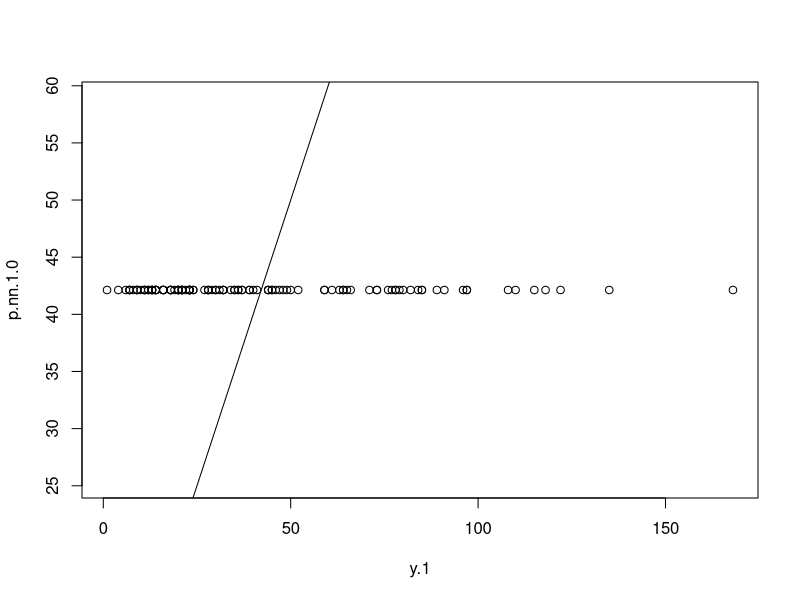
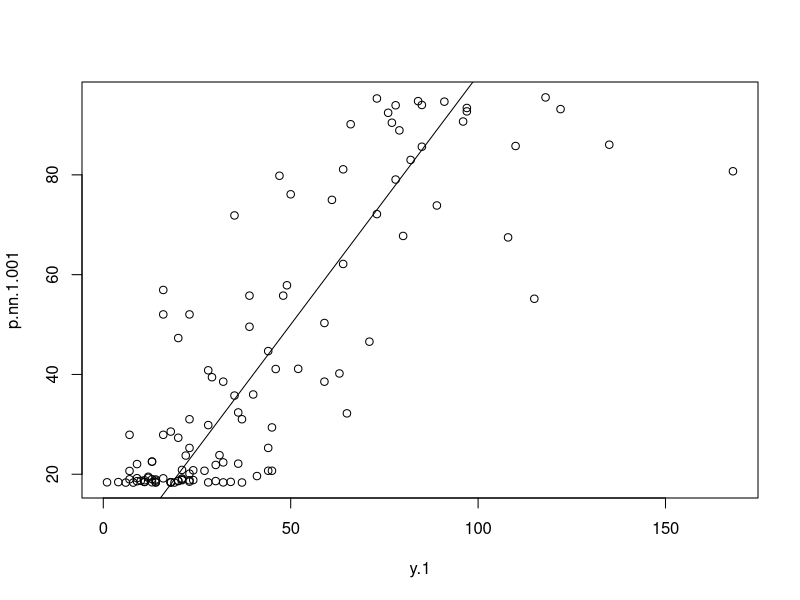
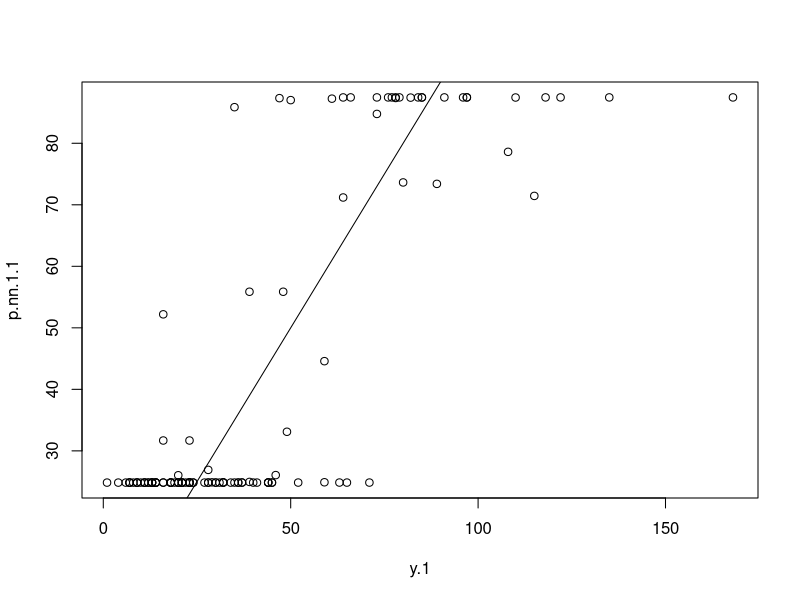
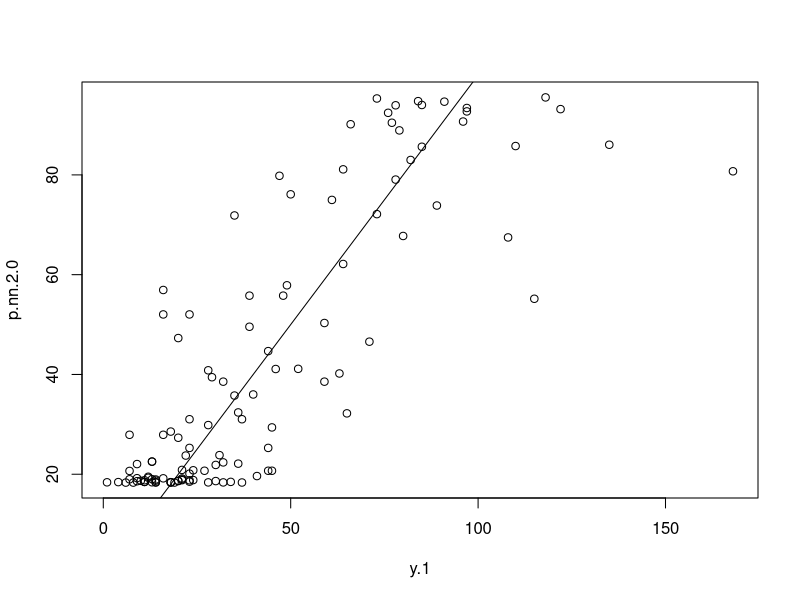
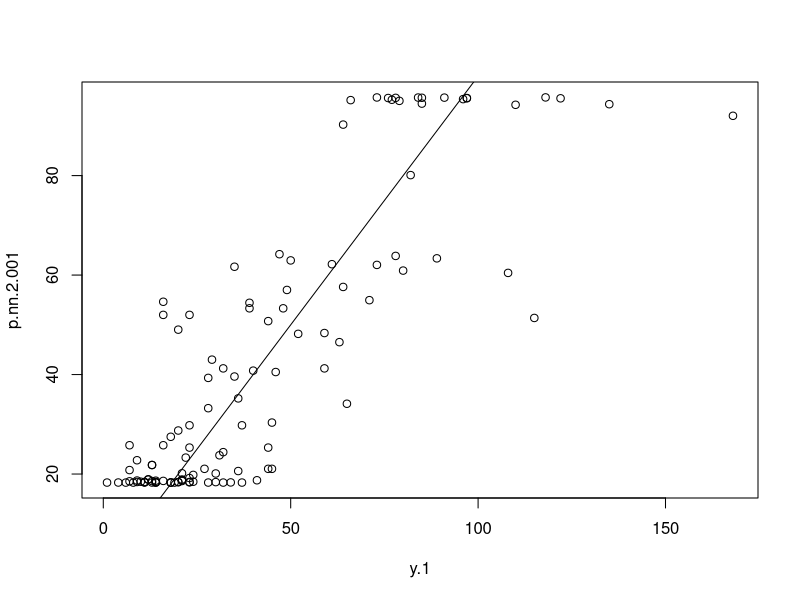
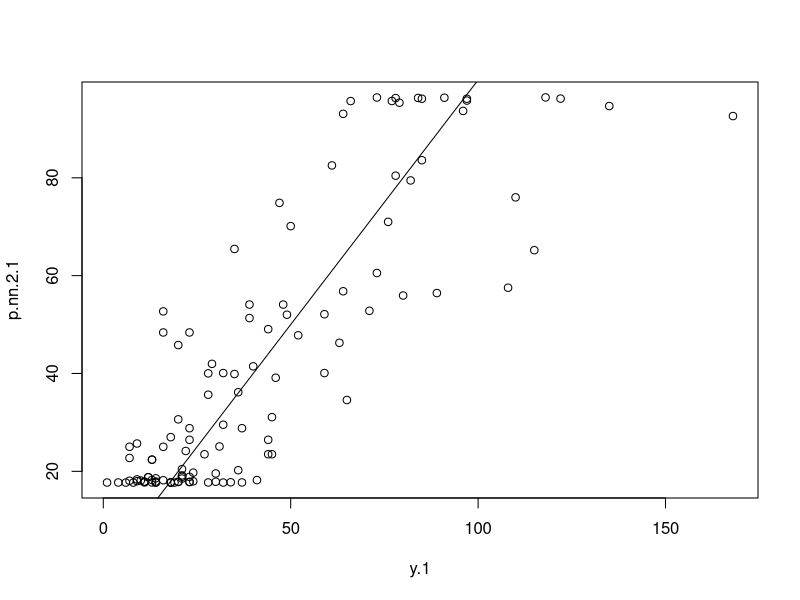
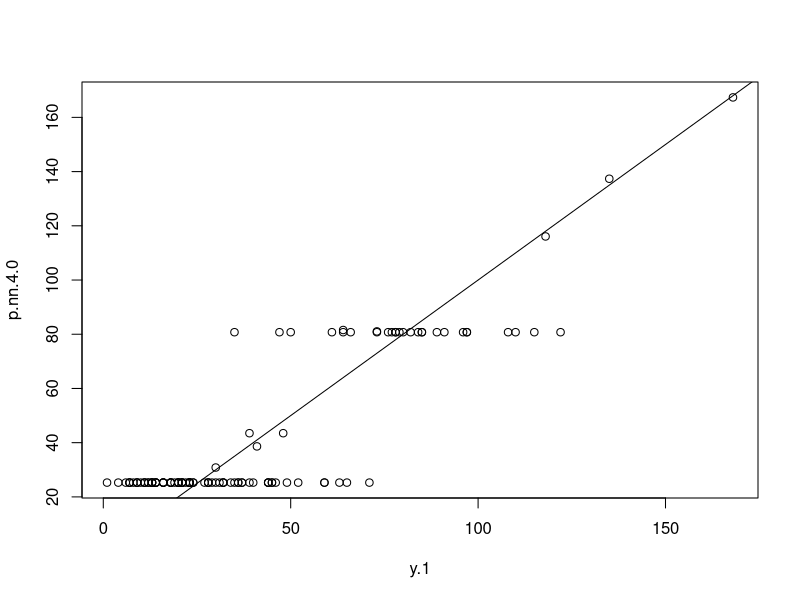
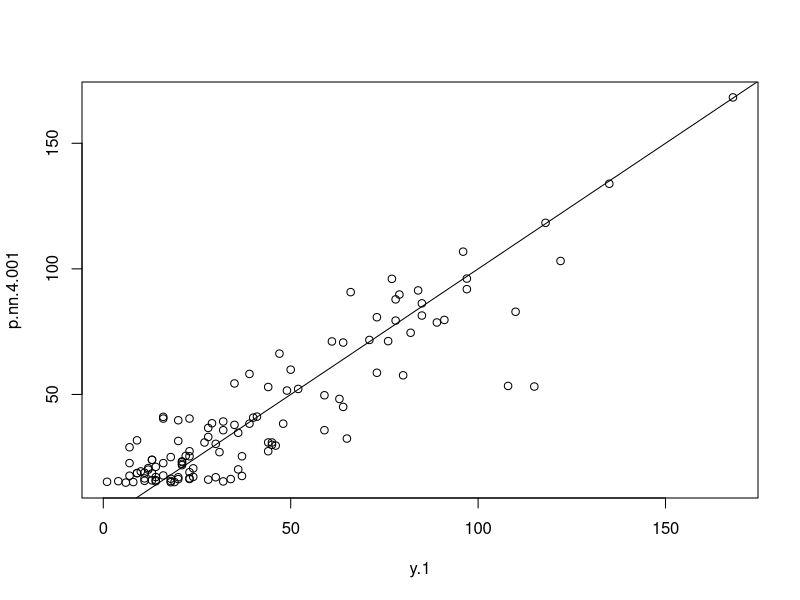

Recreate these plots in R, in order.
#Neural nets for Air Qulaity Data

library(nnet)

# Splitting data in half using random uniform selection to make two "set"s.


############
## Computing will work better if explanatories are rescaled to lie in [0,1]
############
rescale <- function(x1,x2){
  for(col in 1:ncol(x1)){
    a <- min(x2[,col])
    b <- max(x2[,col])
    x1[,col] <- (x1[,col]-a)/(b-a)
    }
  x1
}

y.1 <- as.matrix(airquality[which(airquality$Ozone>0),1])
x.1.unscaled <- as.matrix(airquality[which(airquality$Ozone>0),c(3,4)])
x.1 <- rescale(x.1.unscaled,x.1.unscaled)



# First half of data 
###########################################################################
# First using nnet{nnet}.  This function can do regression or classification.
#  Only allows one hidden layer.  
#  For regression, default is loss function RSS, logistic activation functon, 
#     linear output function (MUST SPECIFY "linout=TRUE"), ONE hidden layer, 
#     generate initial weights randomly, NO SHRINKAGE ("weight decay") 
# Recommend shrinkage between .01 and .0001 (Venables and Ripley 2002, Sec 8.10)
###########################################################################

### 1 node
nn.1.0 <- nnet(y=y.1, x=x.1, linout=TRUE, size=1, maxit=500)
p.nn.1.0 <-predict(nn.1.0, newdata=x.1)
MSE.in1.0 <- nn.1.0$value/nrow(x.1)
plot(x=y.1, y=p.nn.1.0)
abline(a=0,b=1)
summary(nn.1.0)

# Add small shrinkage
### 1 node
nn.1.001 <- nnet(y=y.1, x=x.1, linout=TRUE, size=1, decay=.001, maxit=500)
p.nn.1.001 <-predict(nn.1.001, newdata=x.1)
MSE.in1.001 <- nn.1.001$value/nrow(x.1)
plot(x=y.1, y=p.nn.1.001)
abline(a=0,b=1)
summary(nn.1.001)

# Add large shrinkage
### 1 node
nn.1.1 <- nnet(y=y.1, x=x.1, linout=TRUE, size=1, decay=.1, maxit=500)
p.nn.1.1 <-predict(nn.1.1, newdata=x.1)
MSE.in1.1 <- nn.1.1$value/nrow(x.1)
plot(x=y.1, y=p.nn.1.1)
abline(a=0,b=1)
summary(nn.1.1)

### 2 node
nn.2.0 <- nnet(y=y.1, x=x.1, linout=TRUE, size=2, maxit=500)
p.nn.2.0 <-predict(nn.2.0, newdata=x.1)
MSE.in2.0 <- nn.2.0$value/nrow(x.1)
plot(x=y.1, y=p.nn.2.0)
abline(a=0,b=1)
summary(nn.2.0)

# Add small shrinkage
### 2 node
nn.2.001 <- nnet(y=y.1, x=x.1, linout=TRUE, size=2, decay=.001,maxit=500)
p.nn.2.001 <-predict(nn.2.001, newdata=x.1)
MSE.in2.001 <- nn.2.001$value/nrow(x.1)
plot(x=y.1, y=p.nn.2.001)
abline(a=0,b=1)
summary(nn.2.001)

# Add large shrinkage
### 2 node
nn.2.1 <- nnet(y=y.1, x=x.1, linout=TRUE, size=2, decay=.1,maxit=500)
p.nn.2.1 <-predict(nn.2.1, newdata=x.1)
MSE.in2.1 <- nn.2.1$value/nrow(x.1)
plot(x=y.1, y=p.nn.2.1)
abline(a=0,b=1)
summary(nn.2.1)

# 4 nodes

### 4 node
nn.4.0 <- nnet(y=y.1, x=x.1, linout=TRUE, size=4, maxit=500)
p.nn.4.0 <-predict(nn.4.0, newdata=x.1)
MSE.in4.0 <- nn.4.0$value/nrow(x.1)
plot(x=y.1, y=p.nn.4.0)
abline(a=0,b=1)
summary(nn.4.0)

# Add small shrinkage
### 4 node
nn.4.001 <- nnet(y=y.1, x=x.1, linout=TRUE, size=4, decay=.001,maxit=500)
p.nn.4.001 <-predict(nn.4.001, newdata=x.1)
MSE.in4.001 <- nn.4.001$value/nrow(x.1)
plot(x=y.1, y=p.nn.4.001)
abline(a=0,b=1)
summary(nn.4.001)

# Add large shrinkage
### 2 node
nn.4.1 <- nnet(y=y.1, x=x.1, linout=TRUE, size=4, decay=.1,maxit=500)
p.nn.4.1 <-predict(nn.4.1, newdata=x.1)
MSE.in4.1 <- nn.4.1$value/nrow(x.1)
plot(x=y.1, y=p.nn.4.1)
abline(a=0,b=1)
summary(nn.4.1)

